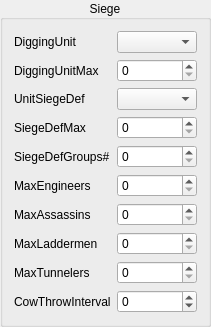
       <widget class="QGroupBox" name="Siege">
        <property name="geometry">
         <rect>
          <x>310</x>
          <y>230</y>
          <width>211</width>
          <height>301</height>
         </rect>
        </property>
        <property name="title">
         <string>Siege</string>
        </property>
        <property name="alignment">
         <set>Qt::AlignCenter</set>
        </property>
        <layout class="QGridLayout" name="gridLayout_8">
         <item row="1" column="0">
          <widget class="QLabel" name="label_76">
           <property name="text">
            <string>DiggingUnitMax</string>
           </property>
          </widget>
         </item>
         <item row="4" column="0">
          <widget class="QLabel" name="label_96">
           <property name="text">
            <string>SiegeDefGroups#</string>
           </property>
          </widget>
         </item>
         <item row="6" column="0">
          <widget class="QLabel" name="label_81">
           <property name="text">
            <string>MaxAssassins</string>
           </property>
          </widget>
         </item>
         <item row="4" column="1">
          <widget class="QSpinBox" name="AttUnitSiegeDefGroupsCount">
           <property name="toolTip">
            <string>&lt;html&gt;&lt;head/&gt;&lt;body&gt;&lt;p&gt;This may or may not be the number of groups the AttUnitSiegeDef split into&lt;/p&gt;&lt;/body&gt;&lt;/html&gt;</string>
           </property>
           <property name="maximum">
            <number>65535</number>
           </property>
          </widget>
         </item>
         <item row="8" column="0">
          <widget class="QLabel" name="label_83">
           <property name="text">
            <string>MaxTunnelers</string>
           </property>
          </widget>
         </item>
         <item row="0" column="0">
          <widget class="QLabel" name="label_77">
           <property name="text">
            <string>DiggingUnit</string>
           </property>
          </widget>
         </item>
         <item row="2" column="1">
          <widget class="QComboBox" name="AttUnitSiegeDef"/>
         </item>
         <item row="2" column="0">
          <widget class="QLabel" name="label_92">
           <property name="text">
            <string>UnitSiegeDef</string>
           </property>
          </widget>
         </item>
         <item row="3" column="0">
          <widget class="QLabel" name="label_93">
           <property name="text">
            <string>SiegeDefMax</string>
           </property>
          </widget>
         </item>
         <item row="7" column="0">
          <widget class="QLabel" name="label_82">
           <property name="text">
            <string>MaxLaddermen</string>
           </property>
          </widget>
         </item>
         <item row="3" column="1">
          <widget class="QSpinBox" name="AttUnitSiegeDefMax">
           <property name="maximum">
            <number>65535</number>
           </property>
          </widget>
         </item>
         <item row="1" column="1">
          <widget class="QSpinBox" name="AttDiggingUnitMax">
           <property name="maximum">
            <number>65535</number>
           </property>
          </widget>
         </item>
         <item row="5" column="1">
          <widget class="QSpinBox" name="AttMaxEngineers">
           <property name="maximum">
            <number>65535</number>
           </property>
          </widget>
         </item>
         <item row="5" column="0">
          <widget class="QLabel" name="label_79">
           <property name="text">
            <string>MaxEngineers</string>
           </property>
          </widget>
         </item>
         <item row="0" column="1">
          <widget class="QComboBox" name="AttDiggingUnit"/>
         </item>
         <item row="8" column="1">
          <widget class="QSpinBox" name="AttMaxTunnelers">
           <property name="maximum">
            <number>65535</number>
           </property>
          </widget>
         </item>
         <item row="7" column="1">
          <widget class="QSpinBox" name="AttMaxLaddermen">
           <property name="maximum">
            <number>65535</number>
           </property>
          </widget>
         </item>
         <item row="6" column="1">
          <widget class="QSpinBox" name="AttMaxAssassins">
           <property name="maximum">
            <number>65535</number>
           </property>
          </widget>
         </item>
         <item row="9" column="0">
          <widget class="QLabel" name="label_100">
           <property name="text">
            <string>CowThrowInterval</string>
           </property>
          </widget>
         </item>
         <item row="9" column="1">
          <widget class="QSpinBox" name="CowThrowInterval">
           <property name="toolTip">
            <string>&lt;html&gt;&lt;head/&gt;&lt;body&gt;&lt;p&gt;The amount of stones needed to be thrown until the AI throws a diseased cow instead (catapults &amp;amp; trebuchets). Value &lt;span style=&quot; font-weight:600;&quot;&gt;0&lt;/span&gt; disables cows and &lt;span style=&quot; font-weight:600;&quot;&gt;-1&lt;/span&gt; makes the AI not throw any boulders, only cows.&lt;/p&gt;&lt;/body&gt;&lt;/html&gt;</string>
           </property>
           <property name="minimum">
            <number>-1</number>
           </property>
           <property name="maximum">
            <number>65535</number>
           </property>
          </widget>
         </item>
        </layout>
       </widget>
